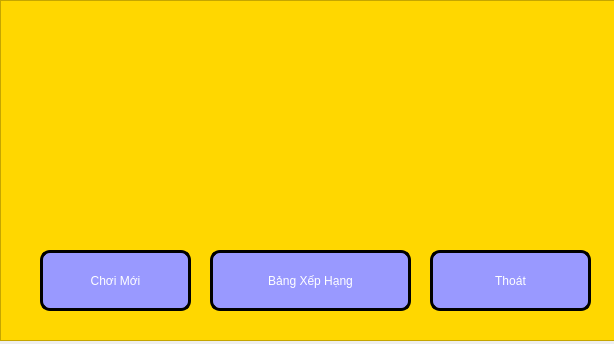
<?xml version="1.0" encoding="UTF-8"?>
<ui version="4.0">
 <class>ChienThang</class>
 <widget class="QDialog" name="ChienThang">
  <property name="geometry">
   <rect>
    <x>0</x>
    <y>0</y>
    <width>614</width>
    <height>344</height>
   </rect>
  </property>
  <property name="windowTitle">
   <string>Dialog</string>
  </property>
  <property name="styleSheet">
   <string notr="true"/>
  </property>
  <widget class="QFrame" name="frame">
   <property name="geometry">
    <rect>
     <x>0</x>
     <y>0</y>
     <width>621</width>
     <height>341</height>
    </rect>
   </property>
   <property name="styleSheet">
    <string notr="true">background-color: #FFD700;</string>
   </property>
   <property name="frameShape">
    <enum>QFrame::StyledPanel</enum>
   </property>
   <property name="frameShadow">
    <enum>QFrame::Raised</enum>
   </property>
   <widget class="QPushButton" name="btnChoiLai">
    <property name="geometry">
     <rect>
      <x>40</x>
      <y>250</y>
      <width>151</width>
      <height>61</height>
     </rect>
    </property>
    <property name="cursor">
     <cursorShape>PointingHandCursor</cursorShape>
    </property>
    <property name="styleSheet">
     <string notr="true">QPushButton{
font: 15pt &quot;Consolas&quot;;
border: 3px solid black;
border-radius: 10px;
color: white;
background-color: rgb(153,153,255);
}

QPushButton:hover{
font: 15pt &quot;Consolas&quot;;
border: 3px solid green;
border-radius: 20px;
color: white;
background-color:rgb(102,255,178);
}</string>
    </property>
    <property name="text">
     <string>Chơi Mới</string>
    </property>
   </widget>
   <widget class="QLabel" name="lbChienThang">
    <property name="geometry">
     <rect>
      <x>150</x>
      <y>160</y>
      <width>320</width>
      <height>60</height>
     </rect>
    </property>
    <property name="styleSheet">
     <string notr="true">font: 15pt &quot;Consolas&quot;;
color: green;</string>
    </property>
    <property name="text">
     <string/>
    </property>
    <property name="pixmap">
     <pixmap resource="src.qrc">:/newPrefix/icon/cooltext437840599315509 (1).png</pixmap>
    </property>
   </widget>
   <widget class="QPushButton" name="btnBangXepHang">
    <property name="geometry">
     <rect>
      <x>210</x>
      <y>250</y>
      <width>201</width>
      <height>61</height>
     </rect>
    </property>
    <property name="cursor">
     <cursorShape>PointingHandCursor</cursorShape>
    </property>
    <property name="styleSheet">
     <string notr="true">QPushButton{
font: 14pt &quot;Consolas&quot;;
border: 3px solid black;
border-radius: 10px;
color: white;
background-color: rgb(153,153,255);
}

QPushButton:hover{
font: 14pt &quot;Consolas&quot;;
border: 3px solid orange;
border-radius: 20px;
color: white;
background-color: rgb(255, 204,153);
}</string>
    </property>
    <property name="text">
     <string>Bảng Xếp Hạng</string>
    </property>
   </widget>
   <widget class="QPushButton" name="btnThoat">
    <property name="geometry">
     <rect>
      <x>430</x>
      <y>250</y>
      <width>161</width>
      <height>61</height>
     </rect>
    </property>
    <property name="cursor">
     <cursorShape>PointingHandCursor</cursorShape>
    </property>
    <property name="styleSheet">
     <string notr="true">QPushButton{
font: 15pt &quot;Consolas&quot;;
border: 3px solid black;
border-radius: 10px;
color: white;
background-color: rgb(153,153,255);
}

QPushButton:hover{
font: 15pt &quot;Consolas&quot;;
border: 3px solid red;
border-radius: 20px;
color: white;
background-color: rgb(255,102,102);
}</string>
    </property>
    <property name="text">
     <string>Thoát</string>
    </property>
   </widget>
   <widget class="QLabel" name="label">
    <property name="geometry">
     <rect>
      <x>220</x>
      <y>20</y>
      <width>180</width>
      <height>120</height>
     </rect>
    </property>
    <property name="text">
     <string/>
    </property>
    <property name="pixmap">
     <pixmap resource="src.qrc">:/newPrefix/icon/congratulation (1).png</pixmap>
    </property>
   </widget>
   <widget class="QLabel" name="label_2">
    <property name="geometry">
     <rect>
      <x>460</x>
      <y>60</y>
      <width>120</width>
      <height>80</height>
     </rect>
    </property>
    <property name="text">
     <string/>
    </property>
    <property name="pixmap">
     <pixmap resource="src.qrc">:/newPrefix/icon/balloon (1).png</pixmap>
    </property>
   </widget>
   <widget class="QLabel" name="label_3">
    <property name="geometry">
     <rect>
      <x>20</x>
      <y>60</y>
      <width>120</width>
      <height>80</height>
     </rect>
    </property>
    <property name="text">
     <string/>
    </property>
    <property name="pixmap">
     <pixmap resource="src.qrc">:/newPrefix/icon/fireworks (1).png</pixmap>
    </property>
   </widget>
  </widget>
 </widget>
 <resources>
  <include location="src.qrc"/>
 </resources>
 <connections/>
</ui>
